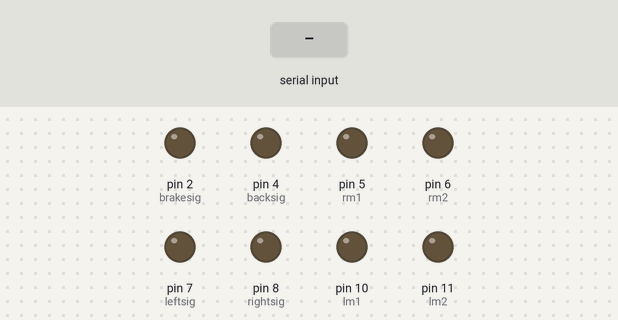
The sketch below on a simulated Arduino Uno, built with avr-gcc and run on an emulated ATmega328P. On the bench: output pins drawn as LEDs (lit = HIGH). The test bench sets the inputs (shaded band).

Above: at 1.2 s.
1.3 s: "90,45\n" received over Serial
At 1.9 s:
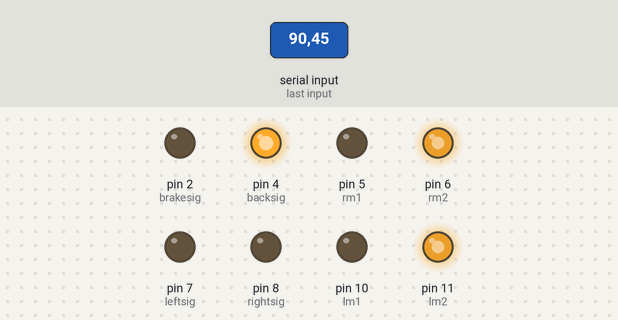
2.8 s: "30,150\n" received over Serial
At 3.1 s:
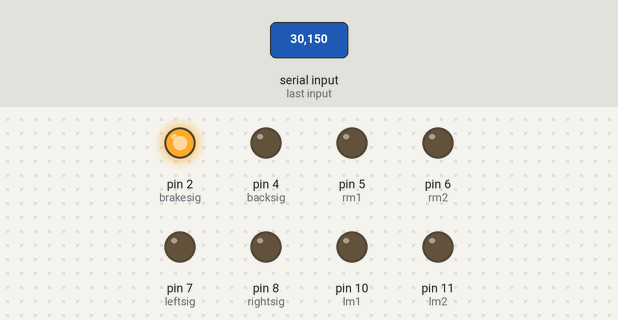
4.3 s: "1\n" received over Serial
At 5.3 s:
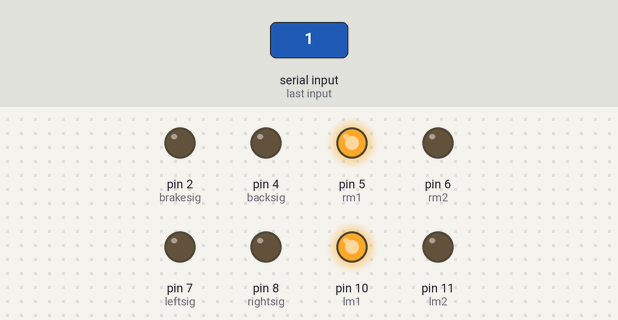
5.8 s: "2\n" received over Serial
At 6.4 s:
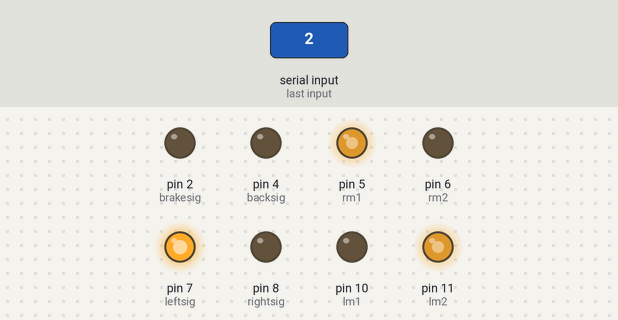
7.3 s: "0\n" received over Serial
At 7.6 s:
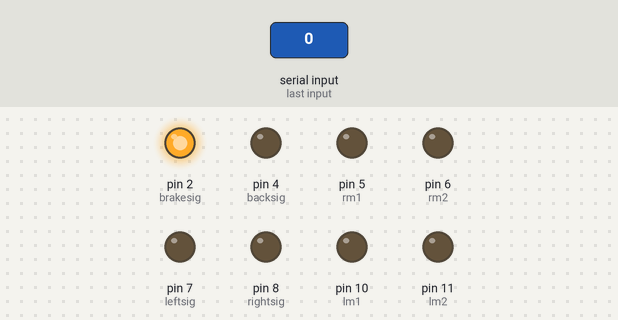
Timing chart, 0 to 9.8 s (numbered marks = the images above; inputs shaded):
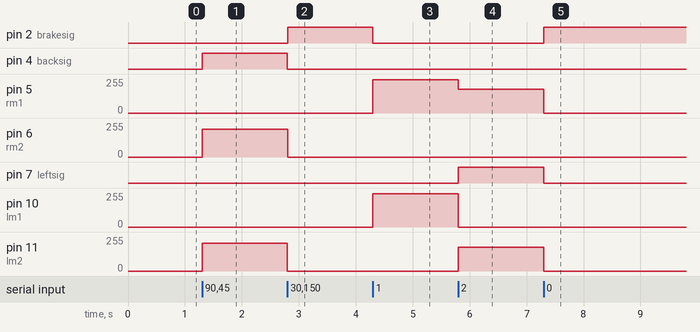

Measured:
- after the input at 1.3 s, pin 4 (backsig): LOW → HIGH at once; pin 6 (rm2), pin 11 (lm2): 0/255 → 210/255 at once
- after the input at 2.8 s, pin 2 (brakesig): LOW → HIGH at once; pin 4 (backsig): HIGH → LOW at once; pin 6 (rm2), pin 11 (lm2): 210/255 → 0/255 at once
- after the input at 4.3 s, pin 2 (brakesig): HIGH → LOW at once; pin 5 (rm1), pin 10 (lm1): 0/255 → 250/255 at once
- after the input at 5.8 s, pin 5 (rm1): 250/255 → 180/255 at once; pin 7 (leftsig): LOW → HIGH at once; pin 10 (lm1): 250/255 → 0/255 at once; pin 11 (lm2): 0/255 → 180/255 at once
- after the input at 7.3 s, pin 2 (brakesig): LOW → HIGH at once; pin 5 (rm1), pin 11 (lm2): 180/255 → 0/255 at once; pin 7 (leftsig): HIGH → LOW at once

The sketch:

Ultimake2017.ino
```cpp
// declaration
const int lm1 = 10;
const int lm2 = 11;
const int rm1 = 5;
const int rm2 = 6;

const int backsig = 4;
const int brakesig = 2;
const int leftsig = 7;
const int rightsig = 8;

const int spd1 = 210;
const int spd2 = 250;

void setup() {
  Serial.begin(9600);
  pinMode (lm1, OUTPUT);
  pinMode (lm2, OUTPUT);
  pinMode (rm1, OUTPUT);
  pinMode (rm2, OUTPUT);
  pinMode (backsig, OUTPUT);
  pinMode (brakesig, OUTPUT);
  pinMode (leftsig, OUTPUT);
  pinMode (rightsig, OUTPUT);
}

void loop() {
  unsigned long cam_signal_avai = millis();
  // turn on headlight, always
  if(Serial.available() > 0){
    cam_signal_avai = millis();
    int inData = Serial.read()-'0';
    if (inData == 0) {
      digitalWrite (lm1, LOW); // brake
      digitalWrite (lm2, LOW);
      digitalWrite (rm1, LOW);
      digitalWrite (rm2, LOW);
      digitalWrite (leftsig, LOW);
      digitalWrite (rightsig, LOW);
      digitalWrite (brakesig, HIGH);
      digitalWrite (backsig, LOW);
      // turn on brakesig
    }
    if (inData == 1){
      analogWrite (lm1, spd2); // forward
      digitalWrite (lm2, LOW);
      analogWrite (rm1, spd2);
      digitalWrite (rm2, LOW);
      digitalWrite (leftsig, LOW);
      digitalWrite (rightsig, LOW);
      digitalWrite (brakesig, LOW);
      digitalWrite (backsig, LOW);
    }
    else if (inData == 2) {
      digitalWrite (lm1, LOW); // turn left
      analogWrite (lm2, 180);
      analogWrite (rm1, 180);
      digitalWrite (rm2, LOW);
      digitalWrite (leftsig, HIGH);
      digitalWrite (rightsig, LOW);
      digitalWrite (brakesig, LOW);
      digitalWrite (backsig, LOW);
      // turn on leftsig
    }
    else if (inData == 3) {
      analogWrite (lm1, 180); // turn right
      digitalWrite (lm2, LOW);
      digitalWrite (rm1, LOW);
      analogWrite (rm2, 180);
      digitalWrite (leftsig, LOW);
      digitalWrite (rightsig, HIGH);
      digitalWrite (brakesig, LOW);
      digitalWrite (backsig, LOW);
      // turn on rightsig
    }
    else if (inData == 4) {
      digitalWrite (lm1, LOW); // backward
      analogWrite (lm2, spd1);
      digitalWrite (rm1, LOW);
      analogWrite (rm2, spd1);
      digitalWrite (leftsig, LOW);
      digitalWrite (rightsig, LOW);
      digitalWrite (brakesig, LOW);
      digitalWrite (backsig, HIGH);
      // turn on backsig
    }
  }
  else{
    // lost signal more than 5 sec
    unsigned long cur = millis();
    if((unsigned long)(cur-cam_signal_avai) > 5000){
      // stop it
      digitalWrite (lm1, LOW); // brake
      digitalWrite (lm2, LOW)  ;
      digitalWrite (rm1, LOW);
      digitalWrite (rm2, LOW);
      digitalWrite (leftsig, LOW);
      digitalWrite (rightsig, LOW);
      digitalWrite (brakesig, HIGH);
      digitalWrite (backsig, LOW);
      // turn on brakesig
    }
  }
}
```
